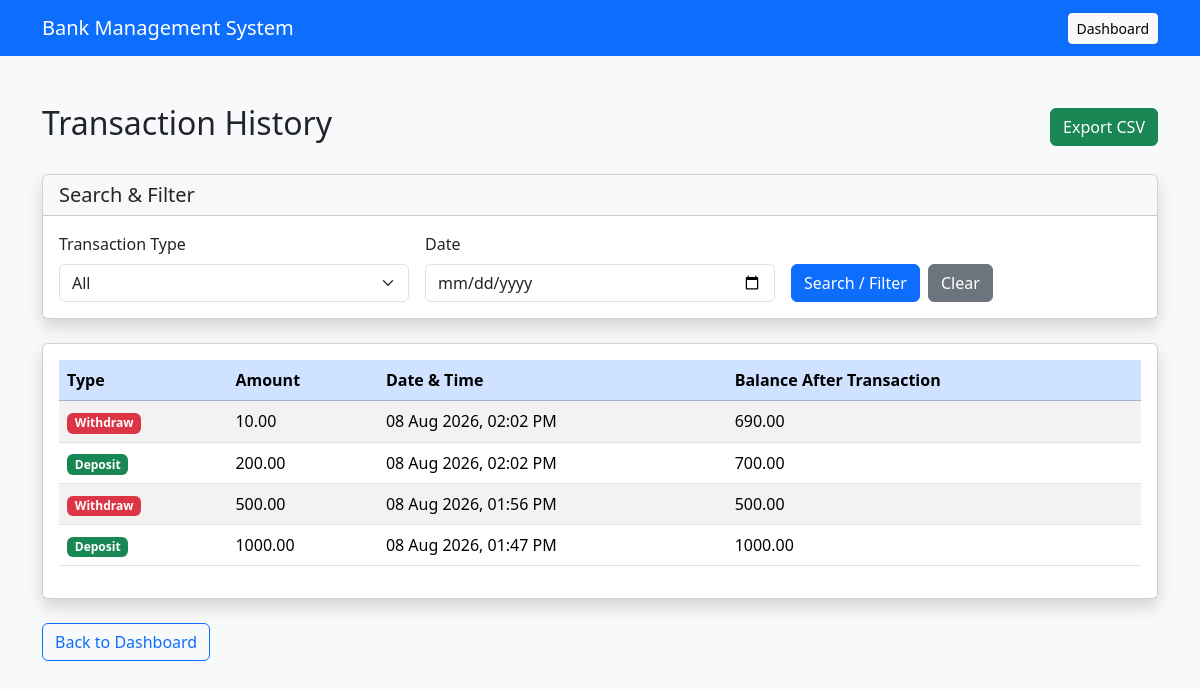
Page /transactions/ (signed in) on the committed database.
### bank/models.py (models this page shows, shortened)
class Transaction(models.Model):
    DEPOSIT = 'Deposit'
    WITHDRAW = 'Withdraw'
    TRANSACTION_TYPES = [
        (DEPOSIT, 'Deposit'),
        (WITHDRAW, 'Withdraw'),
    ]
    account = models.ForeignKey(
        BankAccount,
        on_delete=models.CASCADE,
        related_name='transactions'
    )
    transaction_type = models.CharField(
        max_length=10,
        choices=TRANSACTION_TYPES
    )
    amount = models.DecimalField(
        max_digits=12,
        decimal_places=2
    )
    balance_after = models.DecimalField(
        max_digits=12,
        decimal_places=2
    )
    created_at = models.DateTimeField(auto_now_add=True)

### bank/views.py (the view)
@login_required
def transaction_history_view(request):
    account = request.user.bank_account
    transactions = account.transactions.all().order_by('-created_at')
    transaction_type = request.GET.get('type')
    date = request.GET.get('date')
    if transaction_type:
        transactions = transactions.filter(
            transaction_type=transaction_type
        )
    if date:
        transactions = transactions.filter(
            created_at__date=date
        )
    return render(
        request,
        'transaction_history.html',
        {
            'transactions': transactions,
            'selected_type': transaction_type,
            'selected_date': date,
        }
    )

### templates/transaction_history.html (shortened to what this page needs)
<!DOCTYPE html>
<html lang="en">
<head>
    <link href="https://cdn.jsdelivr.net/npm/bootstrap@5.3.3/dist/css/bootstrap.min.css" rel="stylesheet">
</head>
<body class="bg-light">
    <nav class="navbar navbar-dark bg-primary">
        <div class="container">
            <span class="navbar-brand">
                Bank Management System
            </span>
            <a href="{% url 'dashboard' %}" class="btn btn-light btn-sm">
                Dashboard
            </a>
        </div>
    </nav>
    <div class="container mt-5">
        <div class="d-flex justify-content-between align-items-center mb-4">
            <h2>Transaction History</h2>
            <a href="{% url 'export_transactions_csv' %}" class="btn btn-success">
                Export CSV
            </a>
        </div>
        <div class="card shadow mb-4">
            <div class="card-header">
                <h5 class="mb-0">Search & Filter</h5>
            </div>
            <div class="card-body">
                <form method="GET" class="row g-3">
                    <div class="col-md-4">
                        <label class="form-label">
                            Transaction Type
                        </label>
                        <select name="type" class="form-select">
                            <option value="">All</option>
                        </select>
                    </div>
                    <div class="col-md-4">
                        <label class="form-label">
                            Date
                        </label>
                        <input type="date" name="date" value="{{ selected_date|default:'' }}" class="form-control">
                    </div>
                    <div class="col-md-4 d-flex align-items-end">
                        <button type="submit" class="btn btn-primary me-2">
                            Search / Filter
                        </button>
                        <a href="{% url 'transaction_history' %}" class="btn btn-secondary">
                            Clear
                        </a>
                    </div>
                </form>
            </div>
        </div>
        <div class="card shadow">
            <div class="card-body">
                {% if transactions %}
                <div class="table-responsive">
                    <table class="table table-striped table-hover">
                        <thead class="table-primary">
                            <tr>
                                <th>Type</th>
                                <th>Amount</th>
                                <th>Date & Time</th>
                                <th>Balance After Transaction</th>
                            </tr>
                        </thead>
                        <tbody>
                            {% for transaction in transactions %}
                            <tr>
                                <td>
                                    {% if transaction.transaction_type == "Deposit" %}
                                    <span class="badge bg-success">
                                        Deposit
                                    </span>
                                    {% else %}
                                    <span class="badge bg-danger">
                                        Withdraw
                                    </span>
                                    {% endif %}
                                </td>
                                <td>
                                    {{ transaction.amount }}
                                </td>
                                <td>
                                    {{ transaction.created_at|date:"d M Y, h:i A" }}
                                </td>
                                <td>
                                    {{ transaction.balance_after }}
                                </td>
                            </tr>
                            {% endfor %}
                        </tbody>
                    </table>
                </div>
                {% else %}
                <div class="alert alert-info">
                    No transactions found.
                </div>
                {% endif %}
            </div>
        </div>
        <div class="mt-4">
            <a href="{% url 'dashboard' %}" class="btn btn-outline-primary">
                Back to Dashboard
            </a>
        </div>
    </div>
</body>
</html>

### rows in the picture
Transaction: transaction_type "Withdraw"
Transaction: transaction_type "Deposit"
Transaction: transaction_type "Withdraw"
Transaction: transaction_type "Deposit"
